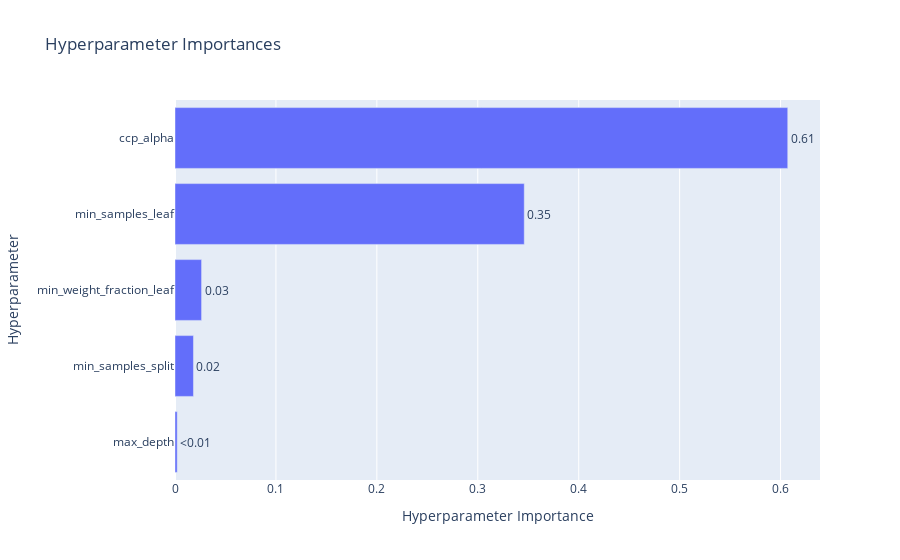

Source (notebook cell):
### Code cell
optuna.visualization.plot_param_importances(study)

### Figure 1 — Plotly figure (JSON) as saved in the notebook; plotly's stock layout.template omitted (floating-point values rounded to 4 significant figures)
{"data": [{"cliponaxis": false, "hovertemplate": ["max_depth (IntDistribution): 0.00219807384328395<extra></extra>", "min_samples_split (IntDistribution): 0.018294077732169338<extra></extra>", "min_weight_fraction_leaf (FloatDistribution): 0.026330962760286618<extra></extra>", "min_samples_leaf (FloatDistribution): 0.3460543716901951<extra></extra>", "ccp_alpha (FloatDistribution): 0.6071225139740651<extra></extra>"], "name": "Objective Value", "orientation": "h", "text": ["<0.01", "0.02", "0.03", "0.35", "0.61"], "textposition": "outside", "type": "bar", "x": [0.002198, 0.01829, 0.02633, 0.3461, 0.6071], "y": ["max_depth", "min_samples_split", "min_weight_fraction_leaf", "min_samples_leaf", "ccp_alpha"]}], "layout": {"title": {"text": "Hyperparameter Importances"}, "xaxis": {"title": {"text": "Hyperparameter Importance"}}, "yaxis": {"title": {"text": "Hyperparameter"}}}}
